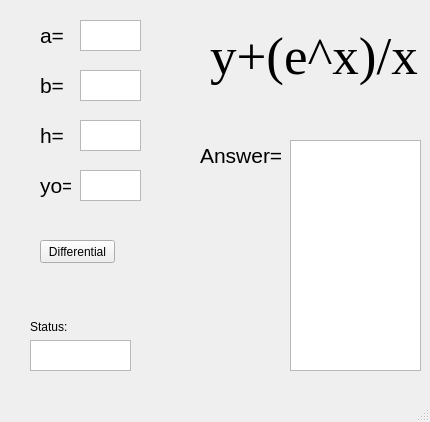
<?xml version="1.0" encoding="UTF-8"?>
<ui version="4.0">
 <class>MainWindow</class>
 <widget class="QMainWindow" name="MainWindow">
  <property name="geometry">
   <rect>
    <x>0</x>
    <y>0</y>
    <width>430</width>
    <height>422</height>
   </rect>
  </property>
  <property name="windowTitle">
   <string>MainWindow</string>
  </property>
  <widget class="QWidget" name="centralwidget">
   <widget class="QTextEdit" name="textEdit">
    <property name="geometry">
     <rect>
      <x>80</x>
      <y>20</y>
      <width>61</width>
      <height>31</height>
     </rect>
    </property>
    <property name="font">
     <font>
      <pointsize>12</pointsize>
     </font>
    </property>
    <property name="inputMethodHints">
     <set>Qt::ImhDigitsOnly|Qt::ImhMultiLine</set>
    </property>
   </widget>
   <widget class="QTextEdit" name="textEdit_2">
    <property name="geometry">
     <rect>
      <x>80</x>
      <y>70</y>
      <width>61</width>
      <height>31</height>
     </rect>
    </property>
    <property name="font">
     <font>
      <pointsize>12</pointsize>
     </font>
    </property>
   </widget>
   <widget class="QTextEdit" name="textEdit_3">
    <property name="geometry">
     <rect>
      <x>80</x>
      <y>120</y>
      <width>61</width>
      <height>31</height>
     </rect>
    </property>
    <property name="font">
     <font>
      <pointsize>12</pointsize>
     </font>
    </property>
    <property name="html">
     <string>&lt;!DOCTYPE HTML PUBLIC &quot;-//W3C//DTD HTML 4.0//EN&quot; &quot;http://www.w3.org/TR/REC-html40/strict.dtd&quot;&gt;
&lt;html&gt;&lt;head&gt;&lt;meta name=&quot;qrichtext&quot; content=&quot;1&quot; /&gt;&lt;style type=&quot;text/css&quot;&gt;
p, li { white-space: pre-wrap; }
&lt;/style&gt;&lt;/head&gt;&lt;body style=&quot; font-family:'MS Shell Dlg 2'; font-size:12pt; font-weight:400; font-style:normal;&quot;&gt;
&lt;p style=&quot;-qt-paragraph-type:empty; margin-top:0px; margin-bottom:0px; margin-left:0px; margin-right:0px; -qt-block-indent:0; text-indent:0px; font-size:8.25pt;&quot;&gt;&lt;br /&gt;&lt;/p&gt;&lt;/body&gt;&lt;/html&gt;</string>
    </property>
   </widget>
   <widget class="QLabel" name="label">
    <property name="geometry">
     <rect>
      <x>40</x>
      <y>20</y>
      <width>31</width>
      <height>31</height>
     </rect>
    </property>
    <property name="font">
     <font>
      <pointsize>16</pointsize>
     </font>
    </property>
    <property name="text">
     <string>a=</string>
    </property>
   </widget>
   <widget class="QLabel" name="label_2">
    <property name="geometry">
     <rect>
      <x>40</x>
      <y>70</y>
      <width>31</width>
      <height>31</height>
     </rect>
    </property>
    <property name="font">
     <font>
      <pointsize>16</pointsize>
     </font>
    </property>
    <property name="text">
     <string>b=</string>
    </property>
   </widget>
   <widget class="QLabel" name="label_3">
    <property name="geometry">
     <rect>
      <x>40</x>
      <y>120</y>
      <width>31</width>
      <height>31</height>
     </rect>
    </property>
    <property name="font">
     <font>
      <pointsize>16</pointsize>
     </font>
    </property>
    <property name="text">
     <string>h=</string>
    </property>
   </widget>
   <widget class="QPushButton" name="pushButton">
    <property name="geometry">
     <rect>
      <x>40</x>
      <y>240</y>
      <width>75</width>
      <height>23</height>
     </rect>
    </property>
    <property name="text">
     <string>Differential</string>
    </property>
   </widget>
   <widget class="QTextEdit" name="textEdit_4">
    <property name="enabled">
     <bool>true</bool>
    </property>
    <property name="geometry">
     <rect>
      <x>290</x>
      <y>140</y>
      <width>131</width>
      <height>231</height>
     </rect>
    </property>
    <property name="font">
     <font>
      <pointsize>12</pointsize>
     </font>
    </property>
    <property name="mouseTracking">
     <bool>true</bool>
    </property>
    <property name="readOnly">
     <bool>true</bool>
    </property>
    <property name="html">
     <string>&lt;!DOCTYPE HTML PUBLIC &quot;-//W3C//DTD HTML 4.0//EN&quot; &quot;http://www.w3.org/TR/REC-html40/strict.dtd&quot;&gt;
&lt;html&gt;&lt;head&gt;&lt;meta name=&quot;qrichtext&quot; content=&quot;1&quot; /&gt;&lt;style type=&quot;text/css&quot;&gt;
p, li { white-space: pre-wrap; }
&lt;/style&gt;&lt;/head&gt;&lt;body style=&quot; font-family:'MS Shell Dlg 2'; font-size:12pt; font-weight:400; font-style:normal;&quot;&gt;
&lt;p style=&quot;-qt-paragraph-type:empty; margin-top:0px; margin-bottom:0px; margin-left:0px; margin-right:0px; -qt-block-indent:0; text-indent:0px; font-size:8.25pt;&quot;&gt;&lt;br /&gt;&lt;/p&gt;&lt;/body&gt;&lt;/html&gt;</string>
    </property>
   </widget>
   <widget class="QLabel" name="label_4">
    <property name="geometry">
     <rect>
      <x>200</x>
      <y>140</y>
      <width>81</width>
      <height>31</height>
     </rect>
    </property>
    <property name="font">
     <font>
      <pointsize>16</pointsize>
     </font>
    </property>
    <property name="text">
     <string>Answer=</string>
    </property>
   </widget>
   <widget class="QLabel" name="label_6">
    <property name="geometry">
     <rect>
      <x>30</x>
      <y>320</y>
      <width>47</width>
      <height>13</height>
     </rect>
    </property>
    <property name="text">
     <string>Status:</string>
    </property>
   </widget>
   <widget class="QPlainTextEdit" name="plainTextEdit">
    <property name="geometry">
     <rect>
      <x>30</x>
      <y>340</y>
      <width>101</width>
      <height>31</height>
     </rect>
    </property>
    <property name="contextMenuPolicy">
     <enum>Qt::NoContextMenu</enum>
    </property>
    <property name="readOnly">
     <bool>true</bool>
    </property>
   </widget>
   <widget class="QLabel" name="label_8">
    <property name="geometry">
     <rect>
      <x>210</x>
      <y>20</y>
      <width>211</width>
      <height>71</height>
     </rect>
    </property>
    <property name="font">
     <font>
      <family>Times New Roman</family>
      <pointsize>40</pointsize>
     </font>
    </property>
    <property name="text">
     <string>y+(e^x)/x</string>
    </property>
   </widget>
   <widget class="QTextEdit" name="textEdit_5">
    <property name="geometry">
     <rect>
      <x>80</x>
      <y>170</y>
      <width>61</width>
      <height>31</height>
     </rect>
    </property>
    <property name="font">
     <font>
      <pointsize>12</pointsize>
     </font>
    </property>
    <property name="html">
     <string>&lt;!DOCTYPE HTML PUBLIC &quot;-//W3C//DTD HTML 4.0//EN&quot; &quot;http://www.w3.org/TR/REC-html40/strict.dtd&quot;&gt;
&lt;html&gt;&lt;head&gt;&lt;meta name=&quot;qrichtext&quot; content=&quot;1&quot; /&gt;&lt;style type=&quot;text/css&quot;&gt;
p, li { white-space: pre-wrap; }
&lt;/style&gt;&lt;/head&gt;&lt;body style=&quot; font-family:'MS Shell Dlg 2'; font-size:12pt; font-weight:400; font-style:normal;&quot;&gt;
&lt;p style=&quot;-qt-paragraph-type:empty; margin-top:0px; margin-bottom:0px; margin-left:0px; margin-right:0px; -qt-block-indent:0; text-indent:0px; font-size:8.25pt;&quot;&gt;&lt;br /&gt;&lt;/p&gt;&lt;/body&gt;&lt;/html&gt;</string>
    </property>
   </widget>
   <widget class="QLabel" name="label_5">
    <property name="geometry">
     <rect>
      <x>40</x>
      <y>170</y>
      <width>31</width>
      <height>31</height>
     </rect>
    </property>
    <property name="font">
     <font>
      <pointsize>16</pointsize>
     </font>
    </property>
    <property name="text">
     <string>yo=</string>
    </property>
   </widget>
  </widget>
  <widget class="QMenuBar" name="menubar">
   <property name="geometry">
    <rect>
     <x>0</x>
     <y>0</y>
     <width>430</width>
     <height>21</height>
    </rect>
   </property>
  </widget>
  <widget class="QStatusBar" name="statusbar"/>
 </widget>
 <resources/>
 <connections/>
</ui>
